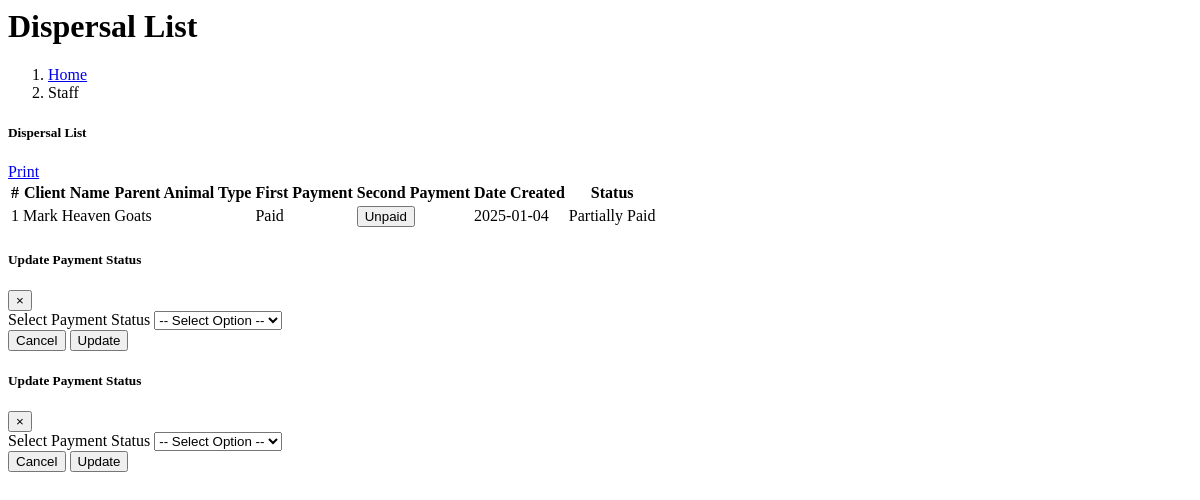
The app's page /administrator/dashboard/dispersal/dispersalList.php, older data.
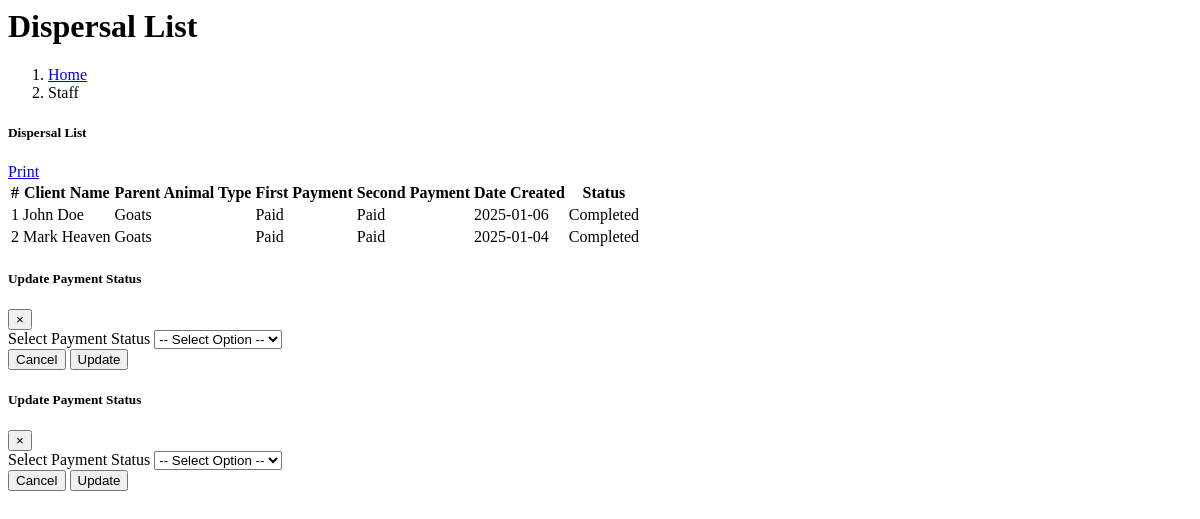
The same page, newer data.
### tables this page shows
CREATE TABLE `dispersal` (
  `DISPERSAL_ID` int(11) NOT NULL,
  `CLIENT_ID` int(11) NOT NULL,
  `1ST_PAYMENT_ID` int(11) NOT NULL DEFAULT 1 COMMENT '1= Unpaid\r\n2=Paid',
  `DATE_FIRST_PAYMENT` date DEFAULT NULL,
  `2ND_PAYMENT_ID` int(11) NOT NULL DEFAULT 1 COMMENT '1=Unpaid 2=Paid	',
  `DATE_SECOND_PAYMENT` date DEFAULT NULL,
  `PARENT_ANIMAL_ID` int(11) NOT NULL,
  `STATUS` varchar(150) NOT NULL COMMENT '1=Ongoing \r\n2=Finished ',
  `date_created` date NOT NULL
);

CREATE TABLE `category` (
  `category_id` int(11) NOT NULL,
  `category_name` varchar(50) NOT NULL DEFAULT '0',
  `status` varchar(50) NOT NULL DEFAULT '0'
);

### administrator/dashboard/dispersal/dispersalList.php (the view, shortened to what the changed rows need)
<div class="content-wrapper">
  <div class="content-header">
    <div class="container-fluid">
      <div class="row mb-1 align-items-center">
        <div class="col-sm-6">
          <h1 class="m-0 text-primary"><i class="fas fa-users"></i> Dispersal List</h1>
        </div>
      </div>
    </div>
  </div>
  <section class="content">
    <div class="container-fluid p-3">
      <div class="row">
        <div class="col-12">
          <div class="card shadow-lg rounded">
            <div class="card-body">
              <div class="table-responsive">
                <table id="dispersalTBL" class="table table-striped table-hover table-bordered">
                  <thead class="thead-dark">
                    <tr>
                      <th>#</th>
                      <th>Client Name</th>
                      <th>Parent Animal Type</th>
                      <th>First Payment</th>
                      <th>Second Payment</th>
                      <th>Date Created</th>
                      <th>Status</th>
                    </tr>
                  </thead>
                  <tbody>
                    <?php
                     require("connection/connection.php");
                      $query = "SELECT d.DISPERSAL_ID,c.CLIENT_ID,
                            CONCAT(c.FNAME, ' ', c.LNAME) AS name,
                            cat.category_name AS animal_parent,
                            d.1ST_PAYMENT_ID,
                            d.2ND_PAYMENT_ID,
                            d.`STATUS`,
                            d.date_created
                        FROM
                            dispersal d
                        LEFT JOIN
                            client c ON d.CLIENT_ID = c.CLIENT_ID
                        LEFT JOIN
                            animal a ON d.PARENT_ANIMAL_ID = a.ANIMAL_ID
                        LEFT JOIN
                            category cat ON a.category_id = cat.category_id
                        ORDER BY d.date_created DESC
                        ";
                      $result = mysqli_query($con, $query);
                      $rows = mysqli_fetch_all($result, MYSQLI_ASSOC);
                    ?>
                        <?php
                        $i = 1;
                        foreach ($rows as $dis) {
                          $isFirstPaymentPaid = !empty($dis['1ST_PAYMENT_ID']);
                          $isSecondPaymentPaid = !empty($dis['2ND_PAYMENT_ID']);
                          $status = $isFirstPaymentPaid && $isSecondPaymentPaid ? "Completed" : ($isFirstPaymentPaid ? "Partially Paid" : "Unpaid");
                          ?>
                          <tr>
                            <td><?=$i; ?></td>
                            <td><?=$dis['name'] ?></td>
                            <td><?=$dis['animal_parent'] ?></td>
                            <td>
                            <?php
                                echo $dis['1ST_PAYMENT_ID'] == '0'
                                    ? "<button class='btn btn-danger btn-sm payment-button-1st'
                                                id='edit-btn'
                                                data-client-id = '{$dis['CLIENT_ID']}'
                                                data-dispersal-id1='{$dis['DISPERSAL_ID']}'
                                                data-payment-type='1ST_PAYMENT_ID'
                                                data-client-name1='{$dis['name']}'>
                                            Unpaid
                                        </button>"
                                    : "<span class='badge badge-success'>Paid</span>";
                               ?>
                            </td>
                            <td>
                        <?php
                            echo $dis['2ND_PAYMENT_ID'] == '0'
                                    ? "<button class='btn btn-danger btn-sm payment-button-2nd'
                                                id='edit-btn'
                                                data-client-id2 = '{$dis['CLIENT_ID']}'
                                                data-dispersal-id2='{$dis['DISPERSAL_ID']}'
                                                data-payment-type='1ST_PAYMENT_ID'
                                                data-client-name2='{$dis['name']}'>
                                            Unpaid
                                        </button>"
                                    : "<span class='badge badge-success'>Paid</span>";
                               ?>
                            </td>
                            <td><?=$dis['date_created'] ?></td>
                            <td class="<?= $status === 'Completed' ? 'text-success font-weight-bold' : ($status === 'Partially Paid' ? 'text-warning font-weight-bold' : 'text-danger font-weight-bold'); ?>"><?= $status; ?></td>
                        </tr>
                      <?php $i++;  }
                        ?>
                  </tbody>
                </table>
              </div>
            </div>
          </div>
        </div>
      </div>
    </div>
  </section>

Row changes from the older to the newer data that the page shows:
added dispersal: name "John Doe", category.category_name "Goats", shows "Paid", date_created "2025-01-06", status "Completed"
changed dispersal (number 2 of 2 on the later page): status "Partially Paid" → "Completed"; 2ND_PAYMENT_ID "Unpaid" → "Paid"
